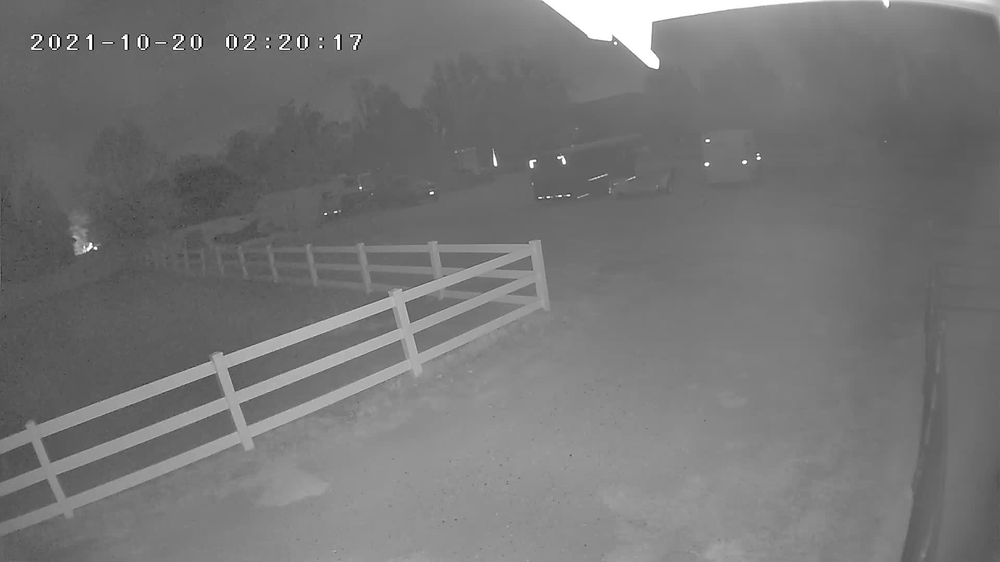
#> input picture ghost+1.png, 1000 x 562 px, shrunk from 1920 x 1080 before the run
$ python main.py
#> lines starting #> are read from the running program, lines starting #| are printed output that depends on the picture
import matplotlib.pyplot as plt
import numpy as np
from PIL import Image

im = Image.open("ghost+1.png").convert('L')
image_array = np.array(im)
# print(image_array)
# im.show()


# task 1


# [36 lines left out: functions CalculateCooccurrence, CalculateContrast, not called in this run]


# task 2


def CalculateHistogram(arr):
    """
    to calculate the 1d histogram array you need to calculate the occurence of each pixel
    so we will define an empty 1d array with 256 size the max number of pixels and count
    """
    histo_matrix = np.zeros((256),dtype=int)
    rows = len(arr)
    columns = len(arr[0])
    for r in range(rows):
        for c in range(columns):
            histo_matrix[arr[r][c]-1] += 1

    return histo_matrix


# [45 lines left out: functions CalculateCumulativeHistogram, GetColorAtPercentage, StretchContrast, not called in this run]

def EqualizedHistogram(arr,a,b):

    hist = CalculateHistogram(arr)
    cdf = hist.cumsum()
    cdf_normalized = ((cdf - cdf.min()) * (b-a)) / (cdf.max() - cdf.min())
    equalized_image = cdf_normalized[arr].astype(np.uint8)
    image = Image.fromarray(equalized_image)
    image.show()
    return image


# [19 lines left out: function GrayScaleTransformation, not called in this run]

# Example usage:


my_2d_array = [[5, 5, 7, 8, 8], [8, 6, 8, 8, 6], [
    8, 7, 8, 7, 6], [9, 8, 200, 200, 5], [9, 8, 9, 7, 2]]

# task 1
# print(CalculateCooccurrence(image_array))
# print(CalculateContrast(CalculateCooccurrence(image_array)))


# task 2
histo = CalculateHistogram(image_array)
#> in CalculateHistogram, `rows = len(arr)`: rows = 562
#> in CalculateHistogram, `columns = len(arr[0])`: columns = 1000
#> histo = 256 values, max 15494 at index 99, min 1 at index 6, mean 2195.3
# [24 lines of commented-out code are left out]

test2 = EqualizedHistogram(image_array,0,255)
#> in EqualizedHistogram, `hist = CalculateHistogram(arr)`: hist has the same summary as histo outside EqualizedHistogram
#> in EqualizedHistogram, `cdf = hist.cumsum()`: cdf = 256 values from 9 to 562000
#> in EqualizedHistogram, `cdf_normalized = ((cdf - cdf.min()) * (b-a)) / (cdf.max() - cdf.min())`: cdf_normalized = 256 values from 0 to 255
#> in EqualizedHistogram, `equalized_image = cdf_normalized[arr].astype(np.uint8)`:
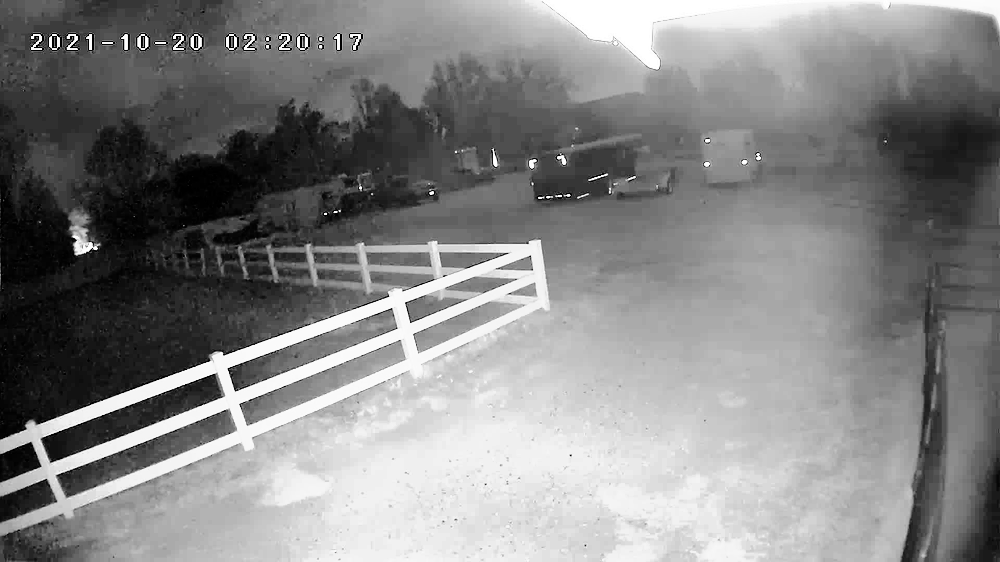
#> equalized_image: shape (562, 1000); min 0, max 255, mean 132.5
image_arrayout2 = np.array(test2)
histoout2= CalculateHistogram(image_arrayout2)
#> histoout2 = 256 values, max 15494 at index 72, min 0 at index 5, mean 2195.3

plt.bar(range(256), histoout2)
plt.title("Histogram")
plt.xlabel("Pixel Value")
plt.ylabel("Frequency")
plt.show()
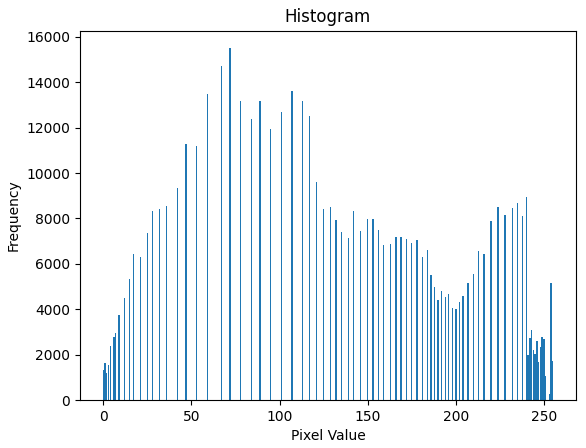
#> figure drawn by matplotlib, 1 panel; tallest bar 15494 high, from x = 71.6 to 72.4


# [10 lines of commented-out code are left out]
